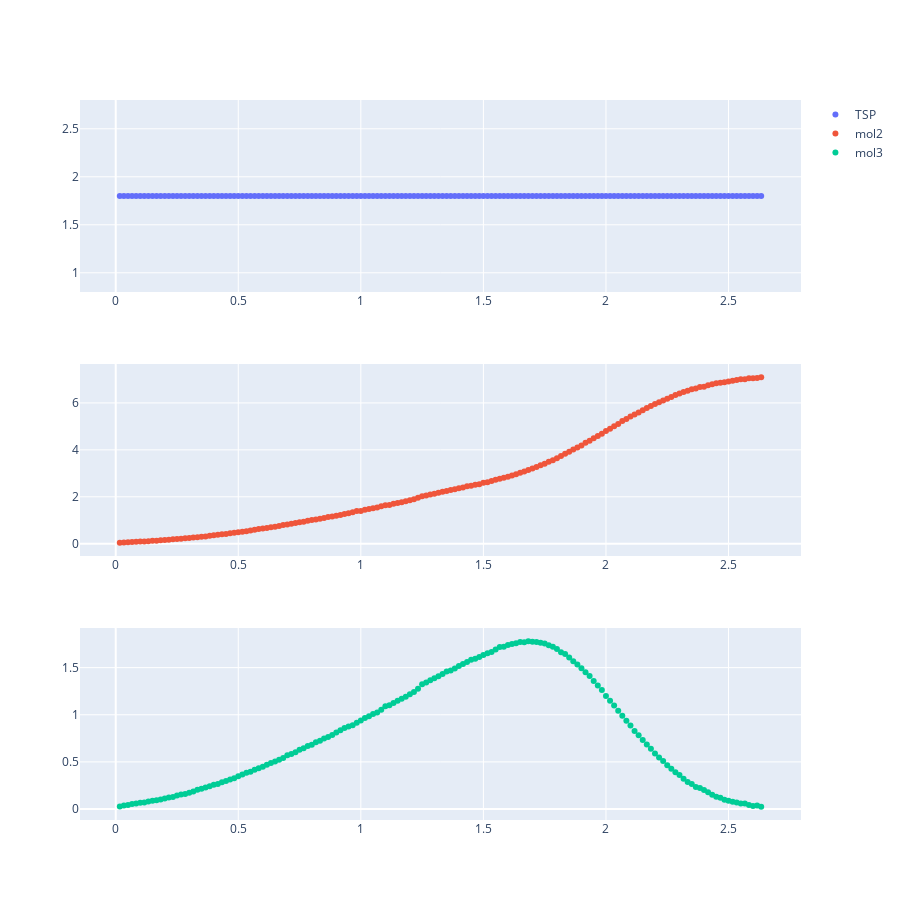

This figure's notebook cell:
### Markdown cell above
### 5.2. Visualization
It is possible to viusalize a single dataset as shonw below with a few options:
* species: provide a list of the species that should be plotted
* mulitple_plot: "True" or "False". If "True" each species will be displayed on a plot otherwise all species will be on a single plot.
* concentration: "True" or "False". If "True" the figure will display the concentration otherwise it will display the integrals
* time: "True" or "False". If "True" data curves will plotted as function of time otherwise it will be as function of row id.

### Code cell
fig = test_exp_dataset.plot_single_dataset(
    species=['TSP','mol2','mol3'],
    multiple_plot=True,
    concentration=True,
    time=True
    )
fig.show()

### Figure 1 — Plotly figure (JSON) as saved in the notebook; plotly's stock layout.template omitted (floating-point values rounded to 4 significant figures; data arrays with more than 128 entries replaced by an {"elided": "..."} marker saying what was removed)
{"data": [{"mode": "markers", "name": "TSP", "type": "scatter", "x": {"elided": "158 float values"}, "xaxis": "x", "y": {"elided": "158 float values"}, "yaxis": "y"}, {"mode": "markers", "name": "mol2", "type": "scatter", "x": {"elided": "158 float values"}, "xaxis": "x2", "y": {"elided": "158 float values"}, "yaxis": "y2"}, {"mode": "markers", "name": "mol3", "type": "scatter", "x": {"elided": "158 float values"}, "xaxis": "x3", "y": {"elided": "158 float values"}, "yaxis": "y3"}], "layout": {"autosize": false, "height": 900, "width": 900, "xaxis": {"anchor": "y", "domain": [0, 1]}, "xaxis2": {"anchor": "y2", "domain": [0, 1]}, "xaxis3": {"anchor": "y3", "domain": [0, 1]}, "yaxis": {"anchor": "x", "domain": [0.7333, 1], "exponentformat": "power", "showexponent": "last"}, "yaxis2": {"anchor": "x2", "domain": [0.3667, 0.6333], "exponentformat": "power", "showexponent": "last"}, "yaxis3": {"anchor": "x3", "domain": [0, 0.2667], "exponentformat": "power", "showexponent": "last"}}}
